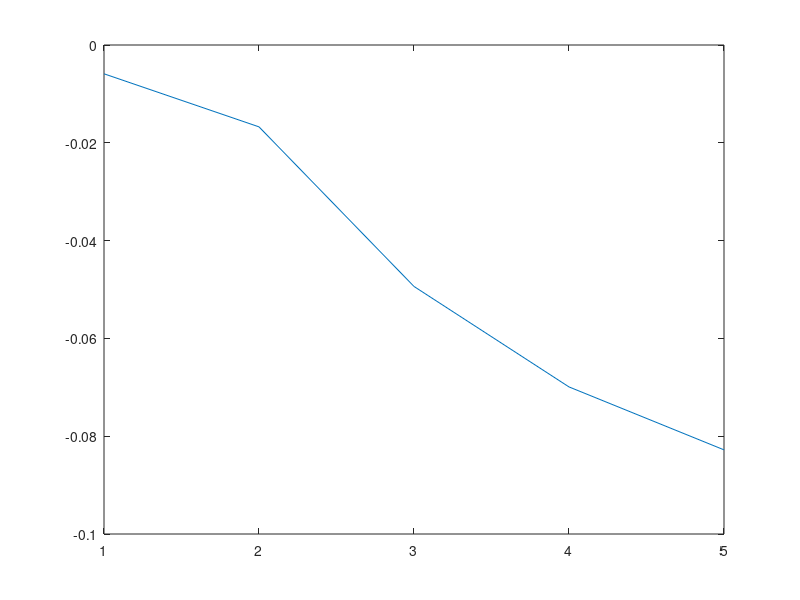

MATLAB code to generate this figure:
%% Flat Test
flat_trans_mocap = [ -6.13061607e-04   7.85451342e-01   2.10811541e-03];
flat_rot_mocap = [0.42573593760665257, -1.0905806397109643, -0.4529632013142964];
flat_trans_leica = [ 0.00527285  0.78689188  0.00799697];
flat_rot_leica = [1.5254699797630644, -0.3973026570744159, -0.7943061166969828];

flat_trans_error = [-0.00588591 -0.00144054 -0.00588886];
flat_rot_error = [-1.09973404 -0.69327798  0.34134292];

%% Yaw Test Error
yaw_trans_mocap = [-0.1897014  0.7778119  0.0035385];
yaw_rot_mocap = [0.5191997221093926, -0.5644446183859522, 18.453313195817383];
yaw_trans_leica = [-0.19148757  0.77859932  0.02027824];
yaw_rot_leica = [0.9621231857852925, 0.22541996908740683, 18.750544094125942];

yaw_trans_error = [ 0.00178617 -0.00078742 -0.01673973];
yaw_rot_error = [-0.44292346 -0.78986459 -0.2972309 ];

%% Roll Test Error
roll_trans_mocap = [ 0.00723196  0.78207003  0.06177339];
roll_rot_mocap = [6.685261315027638, -0.587385723015408, -0.3506229895691016];
roll_trans_leica = [0.01093595  0.78446103  0.11114972];
roll_rot_leica = [7.788345993136809, 0.052463911936219895, -0.43410229362248903];

roll_trans_error = [-0.00370398 -0.002391   -0.04937633];
roll_rot_error = [-1.10308468 -0.63984963  0.0834793 ];

%% Pitch Test Error
pitch_trans_mocap = [-0.02037072  0.79498257 -0.01351895];
pitch_rot_mocap = [0.37570552539979535, -13.490513113217409, 1.2354377936581478];
pitch_trans_leica = [-0.01772035  0.79684327  0.05640293];
pitch_rot_leica = [1.5089333937536693, -12.379257193491595, 1.2415309416683067];

pitch_trans_error = [-0.00265037 -0.0018607  -0.06992188];
pitch_rot_error = [-1.13322787 -1.11125592 -0.00609315];

%% All Test Error
all_trans_mocap = [-0.21092402  0.76544855 -0.0048134 ];
all_rot_mocap = [1.2526057432084206, -7.9370803094696605, 15.075226149662116];
all_trans_leica = [-0.20884876  0.76640913  0.07797825];
all_rot_leica = [1.7821197306572176, -8.288583587319982, 15.19613731769236];

all_trans_error = [-0.00207526 -0.00096058 -0.08279165];
all_rot_error = [-0.52951399  0.35150328 -0.12091117];

trans_z_error = [flat_trans_error(3), yaw_trans_error(3), roll_trans_error(3), pitch_trans_error(3), all_trans_error(3)]
plot(1:5, trans_z_error)